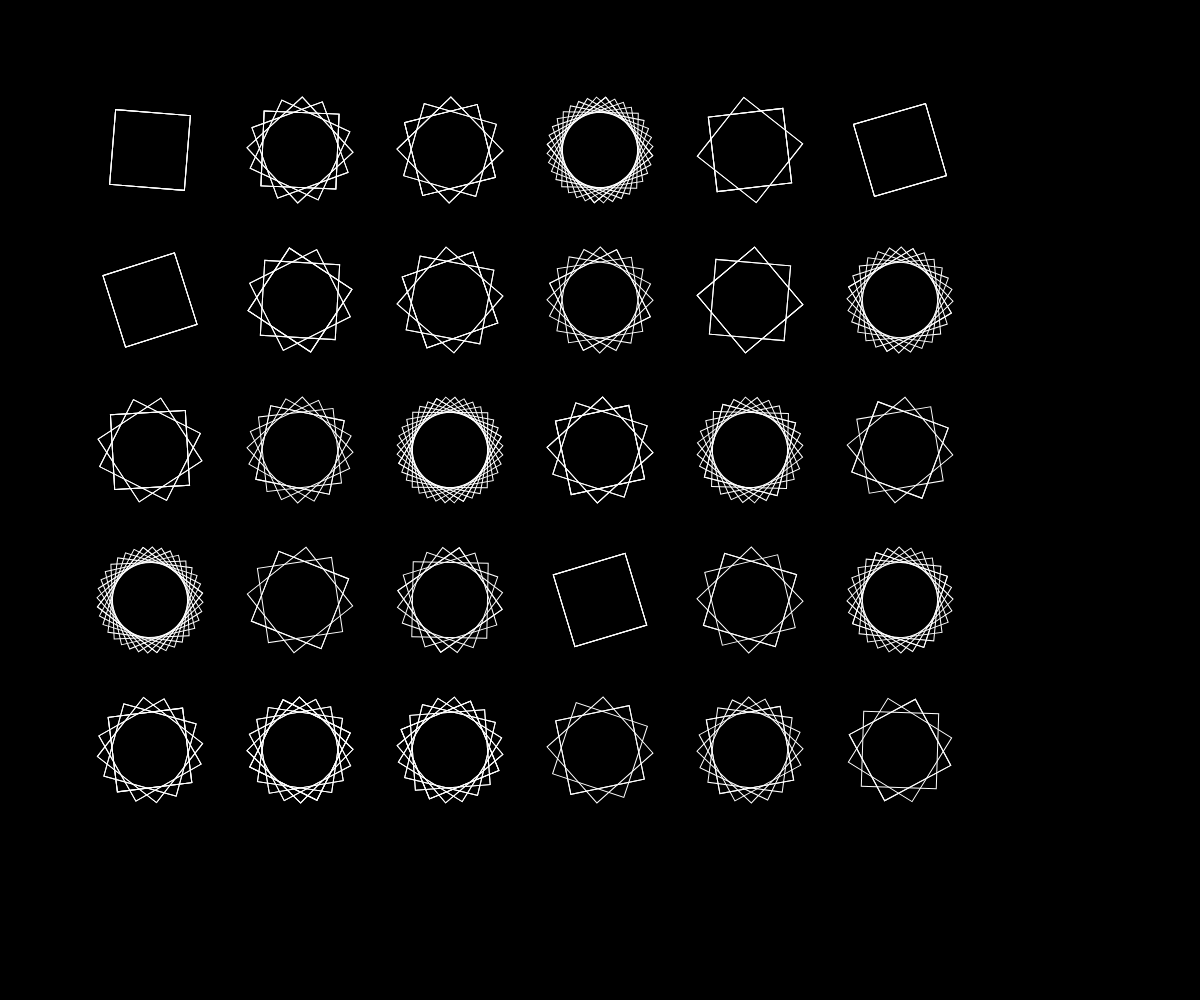
Frame 1 (no input)
Frame 60 (no input): identical to frame 1, image omitted
Frame 120 (the mouse pressed at the canvas centre since frame 60): identical to frame 1, image omitted

The p5.js sketch that drew this single still picture (run headless with seeded random() and noise() and a simulated clock; from frame 60 on, the mouse is pressed at the canvas centre):

// p5.js sketch
// ── sketch.js
var siz = 150;
var seed = 160;


function setup() {

    createCanvas(windowWidth, windowHeight);

    background(0);

    rectMode(CENTER);

    seed = random(1000);


}


function draw() {

    background(0);
    randomSeed(seed)
    noFill()
    stroke(255)
    for (var i = siz; i < windowWidth - siz; i += siz) {
        for (var j = siz; j < windowHeight - siz; j += siz) {

            push()
            translate(i,j)
            rotate(random(TWO_PI))
            var rd = int(random(2,12));
            rect(0, 0, siz/2, siz/2);


            for (var k = 1 ; k <= rd ; k++){
                rotate(PI/rd)
                rect(0, 0, siz/2, siz/2);
            }


            pop();
        }
    }
}

function mouseReleased() {

    seed = random(1000);
    siz = int(random(50, 300))
}
